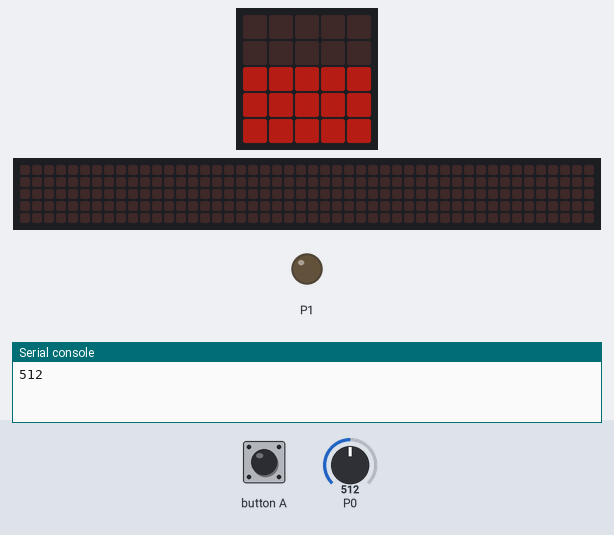
Bench run of a program on a simulated BBC micro:bit (MakeCode). Parts: the board's 5×5 LED display, a strip that is not on the board, showing the scrolling text unrolled, output pins drawn as LEDs (lit = HIGH), the last lines printed to the serial console. The test bench sets the inputs (shaded band); at power-on: P0 = 512 (analog values on the 0–1023 scale). Dim RGB values are drawn brighter than linear; the 48×5 strip is a reading aid, not a part: it shows the text the display is scrolling, unrolled, one strip-width of it at a time.

Above: at 1.2 s.
1.3 s: P0 set to 716
At 5.5 s:
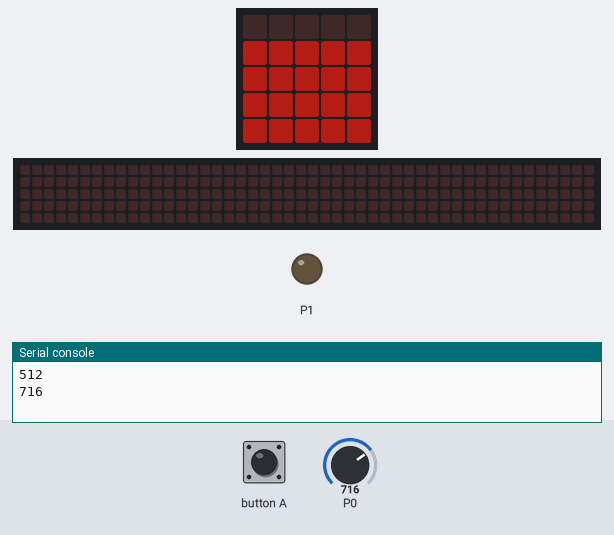
7.3 s: button A pressed for 3 s
At 10.11 s:
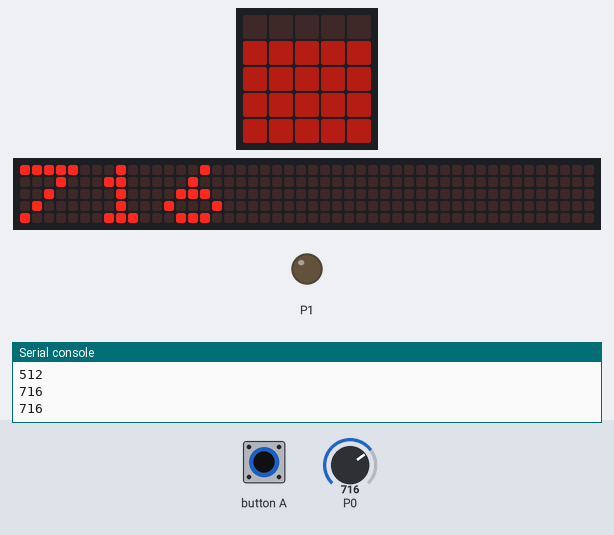
13.3 s: P0 set to 900
At 19.7 s:
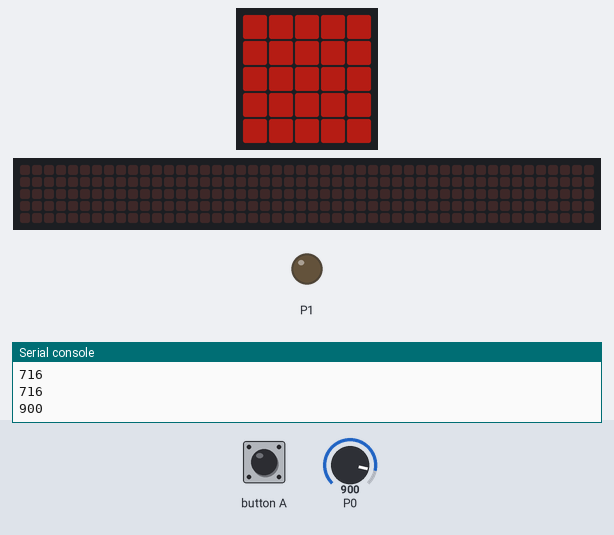
20.1 s: P0 set to 511
At 24.3 s:
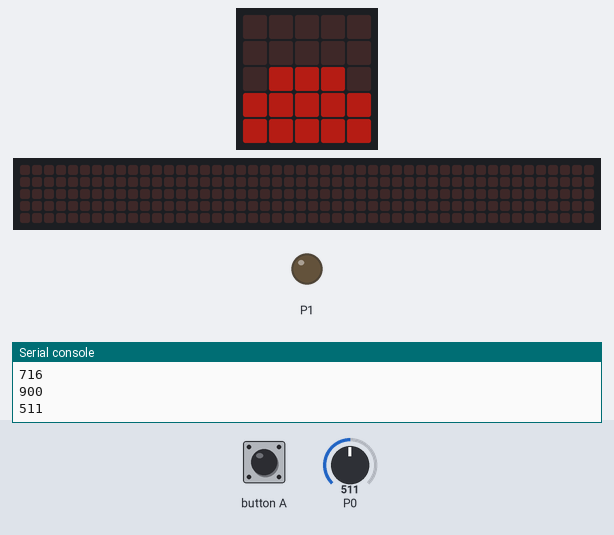
26.1 s: button A pressed for 3 s
At 32.07 s:
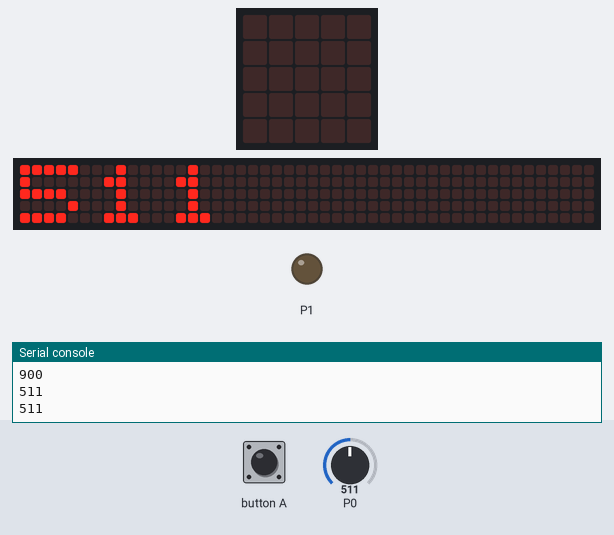
32.1 s: P0 set to 306
At 38.5 s:
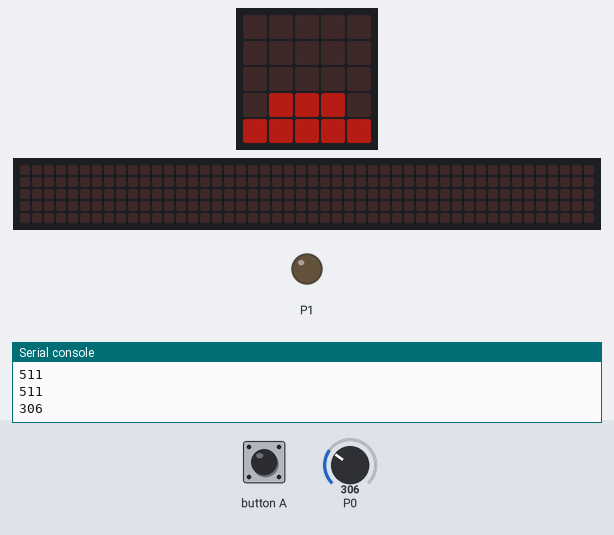
Timing chart, 0 to 39.8 s (numbered marks = the images above; inputs shaded):
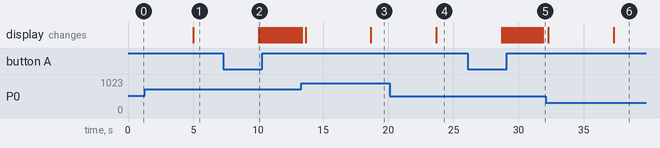

The program:

main.ts
```typescript
let reading = 0
led.setBrightness(64)
basic.forever(function () {
    pins.digitalWritePin(DigitalPin.P1, 1023)
    reading = pins.analogReadPin(AnalogPin.P0)
    pins.digitalWritePin(DigitalPin.P1, 0)
    led.plotBarGraph(
    reading,
    1023
    )
    if (input.buttonIsPressed(Button.A)) {
        basic.showNumber(reading)
    }
    basic.pause(5000)
})
```

test.ts
```typescript
// les tests vont ici ; cela ne sera pas compilé si ce paquet est utilisé en tant qu'extension.
```

Measured:
- after the input at 1.3 s, the display: changes after 3.7 s (image 1)
- after the input at 7.3 s, the display: changes after 2.7 s (image 2)
- after the input at 13.3 s, the display: first differs from a run without the input after 5.4 s (image 3)
- after the input at 20.1 s, the display: changes after 3.6 s (image 4)
- after the input at 26.1 s, the display: first changes after 2.6 s (image 5 shows a later state)
- after the input at 32.1 s, the display: first differs from a run without the input after 5.2 s (image 6)
